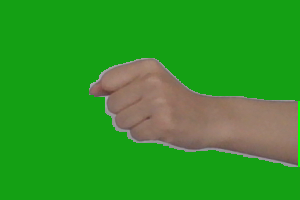
#> input picture Preprocess/Dataset_bgX_flipO/rock/flipped_rock_487.png, 300 x 200 px, found by its file name; its folder holds 4 pictures in this run
$ python flipImages.py
#> lines starting #> are read from the running program, lines starting #| are printed output that depends on the picture
"""
파일들 복사해서 반전하기
"""

import os
import cv2

folder_path = "Preprocess/Dataset_bgX_flipO/rock"
files = os.listdir(folder_path)

for i, file_name in enumerate(files):
    image_path = os.path.join(folder_path, file_name)

    image = cv2.imread(image_path)
#> image is the input picture: shape (200, 300, 3); mean B, G, R 38.3, 151, 47
    image = cv2.flip(image, 1)
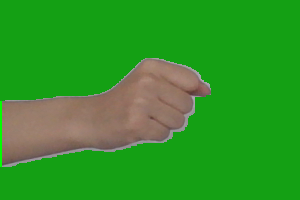
#> image: shape (200, 300, 3); mean B, G, R 38.3, 151, 47

    new_file_name = "flipped_" + file_name
    new_file_path = os.path.join(folder_path, new_file_name)

    cv2.imwrite(new_file_path, image)
#> pass 2 of the loop `for i, file_name in enumerate(files):`:
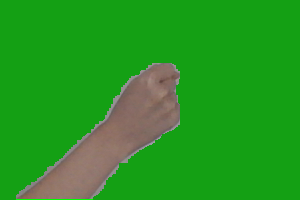
#> input picture Preprocess/Dataset_bgX_flipO/rock/flipped_rock_528.png, 300 x 200 px, found by its file name
#> image is the input picture: shape (200, 300, 3); mean B, G, R 33, 153.2, 37.8
#> `image = cv2.flip(image, 1)`:
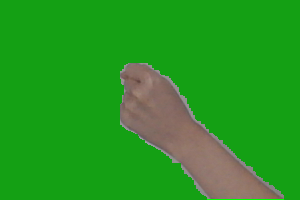
#> image: shape (200, 300, 3); mean B, G, R 33, 153.2, 37.8
#> pass 3 of the loop `for i, file_name in enumerate(files):`:
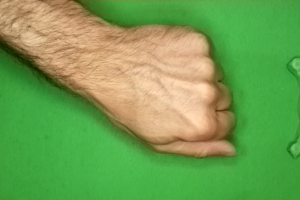
#> input picture Preprocess/Dataset_bgX_flipO/rock/flipped_rock_657.png, 300 x 200 px, found by its file name
#> image is the input picture: shape (200, 300, 3); mean B, G, R 82.1, 160.3, 113.9
#> `image = cv2.flip(image, 1)`:
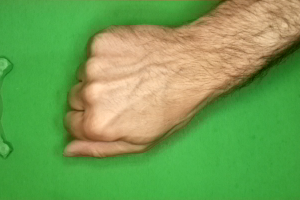
#> image: shape (200, 300, 3); mean B, G, R 82.1, 160.3, 113.9
#> the loop made 4 passes; the first 3 are shown

print(f"Completed {folder_path} ---- {i+1} files")
